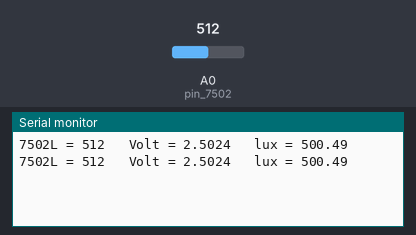
Bench run of a sketch on a simulated Arduino Uno, built with avr-gcc and run on an emulated ATmega328P. On the bench: the last lines printed to the serial monitor. The inputs (shaded band) are chosen by the test bench; at power-on: A0 (pin_7502) = 512.

Above: at 1.8 s.
1.9 s: A0 (pin_7502) set to 716
At 2.7 s:
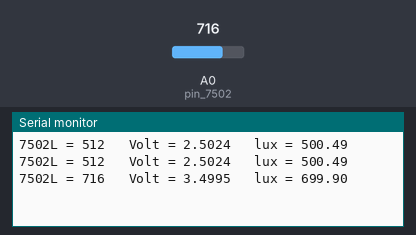
3.4 s: A0 (pin_7502) set to 900
At 4.8 s:
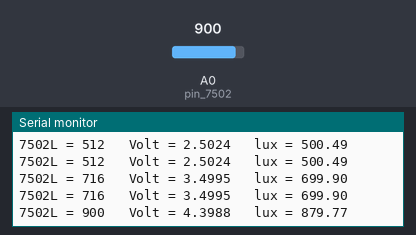
Timing chart, 0 to 6.4 s (numbered marks = the images above; inputs shaded):
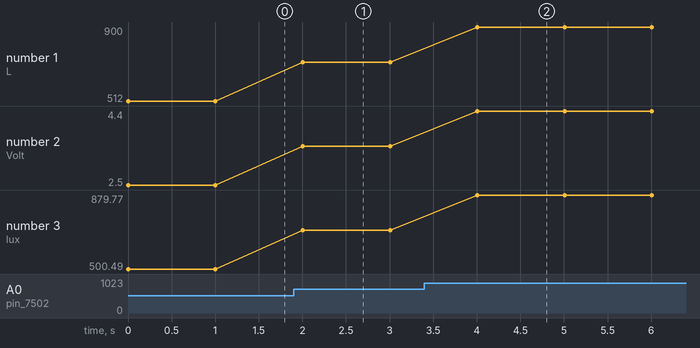

The sketch:

sketch_aug06d.ino
```cpp
const int pin_7502 = A0;
long r_lux = 10000;
int sensorValue_lux = 0;    //value read from pin_lux
float vref = 5.0;           //参照電圧5V
float lux = 0.0;
void setup() {
  // put your setup code here, to run once:
  Serial.begin(9600);

}

void loop() {
  // put your main code here, to run repeatedly:
  sensorValue_lux = analogRead(pin_7502);
  float v_lux = sensorValue_lux * vref / 1023;
  lux = 2 * ( v_lux / r_lux ) * 1000000;        //データシートより lx = 2 x 光電流[μA]
  Serial.print("7502L = " );
  Serial.print(sensorValue_lux);
  Serial.print("\t Volt = " );
  Serial.print(v_lux,4);
  Serial.print("\t lux = ");
  Serial.println(lux);
  delay(1000);
}
```

Measured:
- after the input at 1.9 s, the serial monitor: prints a new line after 0.10 s (image 1)
- after the input at 3.4 s, the serial monitor: prints a new line after 0.61 s (image 2)
- plotted number 1: 512 → 716 after the input at 1.9 s, 716 → 900 after the input at 3.4 s
- plotted number 2: 2.5 → 3.5 after the input at 1.9 s, 3.5 → 4.4 after the input at 3.4 s
- plotted number 3: 500.49 → 699.9 after the input at 1.9 s, 699.9 → 879.77 after the input at 3.4 s
